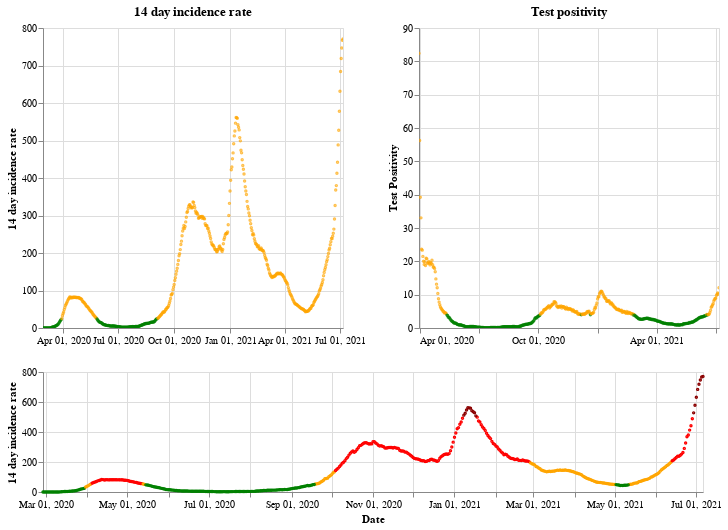

Notebook cell for this chart:
### Markdown cell above
## Scotland

### Code cell
plot_traffic_light('Scotland')

### Figure 1 — Vega-Lite specification as saved in the notebook (floating-point values rounded to 4 significant figures; data arrays with more than 128 entries replaced by an {"elided": "..."} marker saying what was removed)
{"config": {"view": {"continuousWidth": 400, "continuousHeight": 300}}, "vconcat": [{"hconcat": [{"mark": {"type": "point", "size": 2}, "encoding": {"color": {"condition": {"value": "green", "test": "(datum.twoWeeklyCasesRate <= 25)"}, "value": "orange"}, "tooltip": [{"type": "nominal", "field": "areaName"}, {"type": "temporal", "field": "date"}, {"type": "quantitative", "field": "twoWeeklyCasesRate"}, {"type": "quantitative", "field": "testPositivity"}], "x": {"type": "temporal", "axis": {"title": ""}, "field": "date", "scale": {"domain": {"selection": "DateBrush"}}, "timeUnit": "yearmonthdate"}, "y": {"type": "quantitative", "axis": {"title": "14 day incidence rate"}, "field": "twoWeeklyCasesRate"}}, "title": "14 day incidence rate", "width": 300}, {"mark": {"type": "point", "size": 2}, "encoding": {"color": {"condition": {"value": "green", "test": "(datum.testPositivity <= 4)"}, "value": "orange"}, "tooltip": [{"type": "nominal", "field": "areaName"}, {"type": "temporal", "field": "date"}, {"type": "quantitative", "field": "twoWeeklyCasesRate"}, {"type": "quantitative", "field": "testPositivity"}], "x": {"type": "temporal", "axis": {"title": ""}, "field": "date", "scale": {"domain": {"selection": "DateBrush"}}, "timeUnit": "yearmonthdate"}, "y": {"type": "quantitative", "axis": {"title": "Test Positivity"}, "field": "testPositivity"}}, "title": "Test positivity", "width": 300}]}, {"layer": [{"mark": {"type": "point", "size": 2}, "encoding": {"color": {"condition": {"value": "orange", "test": "(((datum.testPositivity < 4) && (datum.twoWeeklyCasesRate >= 50)) && (datum.twoWeeklyCasesRate < 200))"}, "value": "red"}, "opacity": {"condition": {"value": 1, "test": "((datum.twoWeeklyCasesRate >= 50) && (datum.twoWeeklyCasesRate < 500))"}, "value": 0}, "tooltip": [{"type": "nominal", "field": "areaName"}, {"type": "temporal", "field": "date"}, {"type": "quantitative", "field": "twoWeeklyCasesRate"}, {"type": "quantitative", "field": "testPositivity"}], "x": {"type": "temporal", "axis": {"title": "Date"}, "field": "date", "timeUnit": "yearmonthdate"}, "y": {"type": "quantitative", "axis": {"title": "14 day incidence rate"}, "field": "twoWeeklyCasesRate"}}, "selection": {"DateBrush": {"type": "interval", "encodings": ["x"], "fields": ["Time"]}}}, {"mark": {"type": "point", "size": 2}, "encoding": {"color": {"value": "darkred"}, "opacity": {"condition": {"value": 1, "test": "(datum.twoWeeklyCasesRate >= 500)"}, "value": 0}, "tooltip": [{"type": "nominal", "field": "areaName"}, {"type": "temporal", "field": "date"}, {"type": "quantitative", "field": "twoWeeklyCasesRate"}, {"type": "quantitative", "field": "testPositivity"}], "x": {"type": "temporal", "axis": {"title": "Date"}, "field": "date", "timeUnit": "yearmonthdate"}, "y": {"type": "quantitative", "axis": {"title": "14 day incidence rate"}, "field": "twoWeeklyCasesRate"}}}, {"mark": {"type": "point", "size": 2}, "encoding": {"color": {"condition": {"value": "green", "test": "((datum.testPositivity < 4) && (datum.twoWeeklyCasesRate < 50))"}, "value": "orange"}, "opacity": {"condition": {"value": 1, "test": "(datum.twoWeeklyCasesRate < 50)"}, "value": 0}, "tooltip": [{"type": "nominal", "field": "areaName"}, {"type": "temporal", "field": "date"}, {"type": "quantitative", "field": "twoWeeklyCasesRate"}, {"type": "quantitative", "field": "testPositivity"}], "x": {"type": "temporal", "axis": {"title": "Date"}, "field": "date", "timeUnit": "yearmonthdate"}, "y": {"type": "quantitative", "axis": {"title": "14 day incidence rate"}, "field": "twoWeeklyCasesRate"}}}], "height": 120, "width": 660}], "data": {"name": "data-3adc0f6fdd972713feae733e79ba43bc"}, "$schema": "https://vega.github.io/schema/vega-lite/v4.8.1.json", "datasets": {"data-3adc0f6fdd972713feae733e79ba43bc": {"elided": "495 records"}}}
